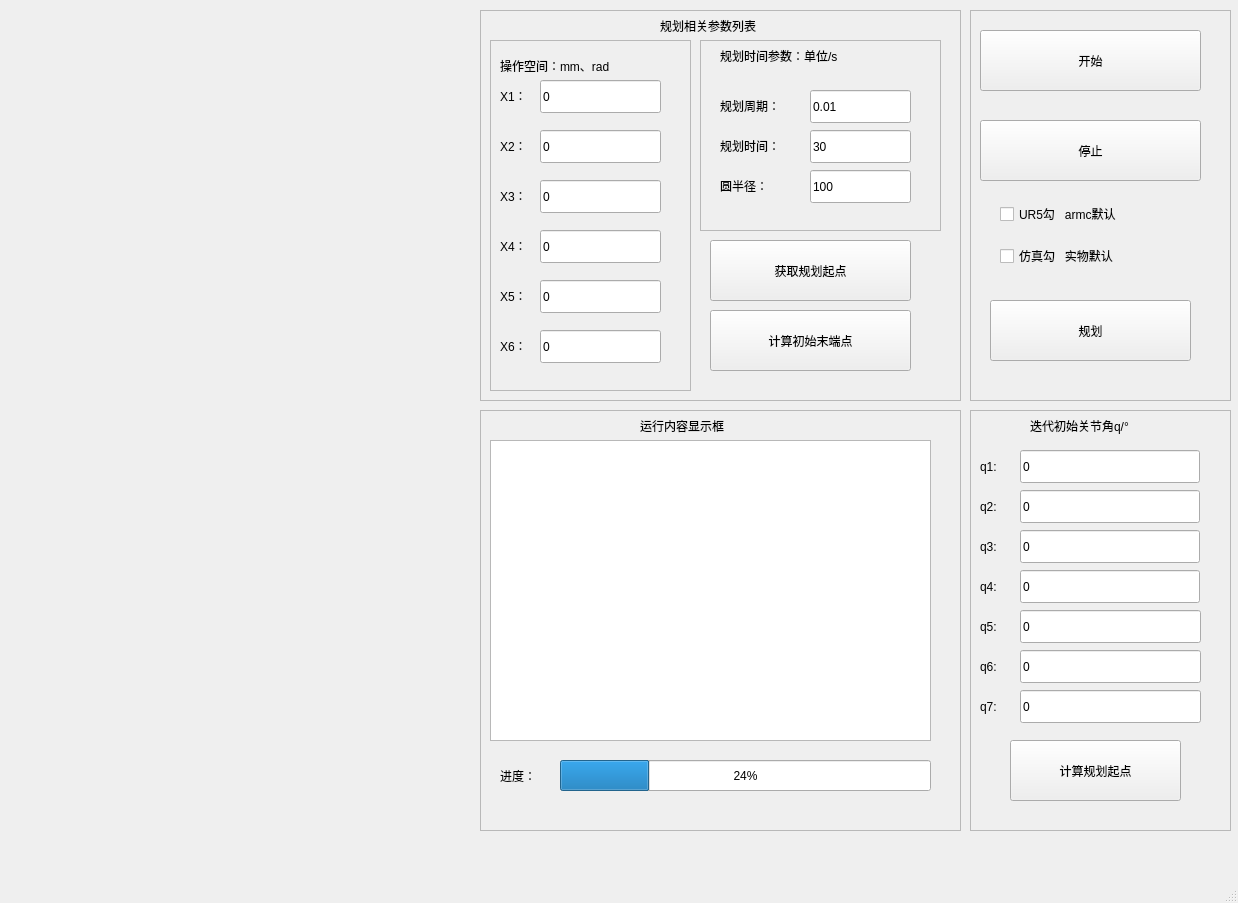
<?xml version="1.0" encoding="UTF-8"?>
<ui version="4.0">
 <class>MainWindow</class>
 <widget class="QMainWindow" name="MainWindow">
  <property name="geometry">
   <rect>
    <x>0</x>
    <y>0</y>
    <width>1238</width>
    <height>903</height>
   </rect>
  </property>
  <property name="windowTitle">
   <string>MainWindow</string>
  </property>
  <property name="iconSize">
   <size>
    <width>16</width>
    <height>16</height>
   </size>
  </property>
  <property name="animated">
   <bool>false</bool>
  </property>
  <widget class="QWidget" name="centralwidget">
   <widget class="QWidget" name="horizontalLayoutWidget">
    <property name="geometry">
     <rect>
      <x>10</x>
      <y>10</y>
      <width>451</width>
      <height>391</height>
     </rect>
    </property>
    <layout class="QHBoxLayout" name="horizontalLayout_1"/>
   </widget>
   <widget class="QWidget" name="horizontalLayoutWidget_2">
    <property name="geometry">
     <rect>
      <x>10</x>
      <y>410</y>
      <width>451</width>
      <height>421</height>
     </rect>
    </property>
    <layout class="QHBoxLayout" name="horizontalLayout_2"/>
   </widget>
   <widget class="QWidget" name="horizontalLayoutWidget_5">
    <property name="geometry">
     <rect>
      <x>480</x>
      <y>410</y>
      <width>481</width>
      <height>421</height>
     </rect>
    </property>
    <layout class="QHBoxLayout" name="horizontalLayout_5">
     <item>
      <widget class="QFrame" name="frame">
       <property name="frameShape">
        <enum>QFrame::StyledPanel</enum>
       </property>
       <property name="frameShadow">
        <enum>QFrame::Raised</enum>
       </property>
       <widget class="QTextEdit" name="textEdit">
        <property name="geometry">
         <rect>
          <x>10</x>
          <y>30</y>
          <width>441</width>
          <height>301</height>
         </rect>
        </property>
       </widget>
       <widget class="QLabel" name="label">
        <property name="geometry">
         <rect>
          <x>160</x>
          <y>0</y>
          <width>131</width>
          <height>31</height>
         </rect>
        </property>
        <property name="text">
         <string>运行内容显示框</string>
        </property>
       </widget>
       <widget class="QLabel" name="label_22">
        <property name="geometry">
         <rect>
          <x>20</x>
          <y>350</y>
          <width>51</width>
          <height>31</height>
         </rect>
        </property>
        <property name="text">
         <string>进度：</string>
        </property>
       </widget>
       <widget class="QProgressBar" name="progressBar">
        <property name="geometry">
         <rect>
          <x>80</x>
          <y>350</y>
          <width>371</width>
          <height>31</height>
         </rect>
        </property>
        <property name="value">
         <number>24</number>
        </property>
       </widget>
      </widget>
     </item>
    </layout>
   </widget>
   <widget class="QWidget" name="horizontalLayoutWidget_6">
    <property name="geometry">
     <rect>
      <x>480</x>
      <y>10</y>
      <width>481</width>
      <height>391</height>
     </rect>
    </property>
    <layout class="QHBoxLayout" name="horizontalLayout_6">
     <item>
      <widget class="QFrame" name="frame_4">
       <property name="frameShape">
        <enum>QFrame::StyledPanel</enum>
       </property>
       <property name="frameShadow">
        <enum>QFrame::Raised</enum>
       </property>
       <widget class="QWidget" name="verticalLayoutWidget_3">
        <property name="geometry">
         <rect>
          <x>220</x>
          <y>30</y>
          <width>241</width>
          <height>191</height>
         </rect>
        </property>
        <layout class="QVBoxLayout" name="verticalLayout_3">
         <item>
          <widget class="QFrame" name="frame_3">
           <property name="frameShape">
            <enum>QFrame::StyledPanel</enum>
           </property>
           <property name="frameShadow">
            <enum>QFrame::Raised</enum>
           </property>
           <widget class="QLabel" name="label_13">
            <property name="geometry">
             <rect>
              <x>20</x>
              <y>0</y>
              <width>181</width>
              <height>31</height>
             </rect>
            </property>
            <property name="text">
             <string>规划时间参数：单位/s</string>
            </property>
           </widget>
           <widget class="QLabel" name="label_14">
            <property name="geometry">
             <rect>
              <x>20</x>
              <y>90</y>
              <width>91</width>
              <height>31</height>
             </rect>
            </property>
            <property name="text">
             <string>规划时间：</string>
            </property>
           </widget>
           <widget class="QLineEdit" name="lineEdit_t">
            <property name="geometry">
             <rect>
              <x>110</x>
              <y>90</y>
              <width>101</width>
              <height>33</height>
             </rect>
            </property>
            <property name="text">
             <string>30</string>
            </property>
           </widget>
           <widget class="QLineEdit" name="lineEdit_T">
            <property name="geometry">
             <rect>
              <x>110</x>
              <y>50</y>
              <width>101</width>
              <height>33</height>
             </rect>
            </property>
            <property name="text">
             <string>0.01</string>
            </property>
           </widget>
           <widget class="QLabel" name="label_12">
            <property name="geometry">
             <rect>
              <x>20</x>
              <y>50</y>
              <width>91</width>
              <height>31</height>
             </rect>
            </property>
            <property name="text">
             <string>规划周期：</string>
            </property>
           </widget>
           <widget class="QLabel" name="label_15">
            <property name="geometry">
             <rect>
              <x>20</x>
              <y>130</y>
              <width>91</width>
              <height>31</height>
             </rect>
            </property>
            <property name="text">
             <string>圆半径：</string>
            </property>
           </widget>
           <widget class="QLineEdit" name="lineEdit_r">
            <property name="geometry">
             <rect>
              <x>110</x>
              <y>130</y>
              <width>101</width>
              <height>33</height>
             </rect>
            </property>
            <property name="text">
             <string>100</string>
            </property>
           </widget>
          </widget>
         </item>
        </layout>
       </widget>
       <widget class="QLabel" name="label_11">
        <property name="geometry">
         <rect>
          <x>180</x>
          <y>0</y>
          <width>151</width>
          <height>31</height>
         </rect>
        </property>
        <property name="text">
         <string>规划相关参数列表</string>
        </property>
       </widget>
       <widget class="QWidget" name="verticalLayoutWidget_4">
        <property name="geometry">
         <rect>
          <x>10</x>
          <y>30</y>
          <width>201</width>
          <height>351</height>
         </rect>
        </property>
        <layout class="QVBoxLayout" name="verticalLayout_5">
         <item>
          <widget class="QFrame" name="frame_2">
           <property name="frameShape">
            <enum>QFrame::StyledPanel</enum>
           </property>
           <property name="frameShadow">
            <enum>QFrame::Raised</enum>
           </property>
           <widget class="QLineEdit" name="lineEdit_x1">
            <property name="geometry">
             <rect>
              <x>50</x>
              <y>40</y>
              <width>121</width>
              <height>33</height>
             </rect>
            </property>
            <property name="text">
             <string>0</string>
            </property>
           </widget>
           <widget class="QLabel" name="label_16">
            <property name="geometry">
             <rect>
              <x>10</x>
              <y>40</y>
              <width>31</width>
              <height>31</height>
             </rect>
            </property>
            <property name="text">
             <string>X1：</string>
            </property>
           </widget>
           <widget class="QLabel" name="label_17">
            <property name="geometry">
             <rect>
              <x>10</x>
              <y>10</y>
              <width>171</width>
              <height>31</height>
             </rect>
            </property>
            <property name="text">
             <string>操作空间：mm、rad</string>
            </property>
           </widget>
           <widget class="QLabel" name="label_18">
            <property name="geometry">
             <rect>
              <x>10</x>
              <y>90</y>
              <width>31</width>
              <height>31</height>
             </rect>
            </property>
            <property name="text">
             <string>X2：</string>
            </property>
           </widget>
           <widget class="QLineEdit" name="lineEdit_x2">
            <property name="geometry">
             <rect>
              <x>50</x>
              <y>90</y>
              <width>121</width>
              <height>33</height>
             </rect>
            </property>
            <property name="text">
             <string>0</string>
            </property>
           </widget>
           <widget class="QLabel" name="label_19">
            <property name="geometry">
             <rect>
              <x>10</x>
              <y>140</y>
              <width>31</width>
              <height>31</height>
             </rect>
            </property>
            <property name="text">
             <string>X3：</string>
            </property>
           </widget>
           <widget class="QLineEdit" name="lineEdit_x3">
            <property name="geometry">
             <rect>
              <x>50</x>
              <y>140</y>
              <width>121</width>
              <height>33</height>
             </rect>
            </property>
            <property name="text">
             <string>0</string>
            </property>
           </widget>
           <widget class="QLabel" name="label_20">
            <property name="geometry">
             <rect>
              <x>10</x>
              <y>240</y>
              <width>31</width>
              <height>31</height>
             </rect>
            </property>
            <property name="text">
             <string>X5：</string>
            </property>
           </widget>
           <widget class="QLineEdit" name="lineEdit_x5">
            <property name="geometry">
             <rect>
              <x>50</x>
              <y>240</y>
              <width>121</width>
              <height>33</height>
             </rect>
            </property>
            <property name="text">
             <string>0</string>
            </property>
           </widget>
           <widget class="QLabel" name="label_21">
            <property name="geometry">
             <rect>
              <x>10</x>
              <y>290</y>
              <width>31</width>
              <height>31</height>
             </rect>
            </property>
            <property name="text">
             <string>X6：</string>
            </property>
           </widget>
           <widget class="QLineEdit" name="lineEdit_x6">
            <property name="geometry">
             <rect>
              <x>50</x>
              <y>290</y>
              <width>121</width>
              <height>33</height>
             </rect>
            </property>
            <property name="text">
             <string>0</string>
            </property>
           </widget>
           <widget class="QLineEdit" name="lineEdit_x4">
            <property name="geometry">
             <rect>
              <x>50</x>
              <y>190</y>
              <width>121</width>
              <height>33</height>
             </rect>
            </property>
            <property name="text">
             <string>0</string>
            </property>
           </widget>
           <widget class="QLabel" name="label_28">
            <property name="geometry">
             <rect>
              <x>10</x>
              <y>190</y>
              <width>31</width>
              <height>31</height>
             </rect>
            </property>
            <property name="text">
             <string>X4：</string>
            </property>
           </widget>
          </widget>
         </item>
        </layout>
       </widget>
       <widget class="QPushButton" name="button_begin_point">
        <property name="geometry">
         <rect>
          <x>230</x>
          <y>230</y>
          <width>201</width>
          <height>61</height>
         </rect>
        </property>
        <property name="text">
         <string>获取规划起点</string>
        </property>
        <property name="autoDefault">
         <bool>true</bool>
        </property>
       </widget>
       <widget class="QPushButton" name="button_begin_end_point">
        <property name="geometry">
         <rect>
          <x>230</x>
          <y>300</y>
          <width>201</width>
          <height>61</height>
         </rect>
        </property>
        <property name="text">
         <string>计算初始末端点</string>
        </property>
        <property name="autoDefault">
         <bool>true</bool>
        </property>
       </widget>
      </widget>
     </item>
    </layout>
   </widget>
   <widget class="QWidget" name="verticalLayoutWidget">
    <property name="geometry">
     <rect>
      <x>970</x>
      <y>410</y>
      <width>261</width>
      <height>421</height>
     </rect>
    </property>
    <layout class="QVBoxLayout" name="verticalLayout">
     <item>
      <widget class="QFrame" name="frame_6">
       <property name="frameShape">
        <enum>QFrame::StyledPanel</enum>
       </property>
       <property name="frameShadow">
        <enum>QFrame::Raised</enum>
       </property>
       <widget class="QLabel" name="label_4">
        <property name="geometry">
         <rect>
          <x>10</x>
          <y>160</y>
          <width>31</width>
          <height>33</height>
         </rect>
        </property>
        <property name="text">
         <string>q4:</string>
        </property>
       </widget>
       <widget class="QLineEdit" name="lineEdit_q5">
        <property name="geometry">
         <rect>
          <x>50</x>
          <y>200</y>
          <width>181</width>
          <height>33</height>
         </rect>
        </property>
        <property name="text">
         <string>0</string>
        </property>
       </widget>
       <widget class="QLabel" name="label_5">
        <property name="geometry">
         <rect>
          <x>10</x>
          <y>240</y>
          <width>31</width>
          <height>33</height>
         </rect>
        </property>
        <property name="text">
         <string>q6:</string>
        </property>
       </widget>
       <widget class="QLineEdit" name="lineEdit_q6">
        <property name="geometry">
         <rect>
          <x>50</x>
          <y>240</y>
          <width>181</width>
          <height>33</height>
         </rect>
        </property>
        <property name="text">
         <string>0</string>
        </property>
       </widget>
       <widget class="QLabel" name="label_6">
        <property name="geometry">
         <rect>
          <x>10</x>
          <y>280</y>
          <width>31</width>
          <height>33</height>
         </rect>
        </property>
        <property name="text">
         <string>q7:</string>
        </property>
       </widget>
       <widget class="QLineEdit" name="lineEdit_q7">
        <property name="geometry">
         <rect>
          <x>50</x>
          <y>280</y>
          <width>181</width>
          <height>33</height>
         </rect>
        </property>
        <property name="text">
         <string>0</string>
        </property>
       </widget>
       <widget class="QLineEdit" name="lineEdit_q4">
        <property name="geometry">
         <rect>
          <x>50</x>
          <y>160</y>
          <width>180</width>
          <height>33</height>
         </rect>
        </property>
        <property name="text">
         <string>0</string>
        </property>
       </widget>
       <widget class="QLabel" name="label_7">
        <property name="geometry">
         <rect>
          <x>10</x>
          <y>200</y>
          <width>31</width>
          <height>33</height>
         </rect>
        </property>
        <property name="text">
         <string>q5:</string>
        </property>
       </widget>
       <widget class="QLabel" name="label_3">
        <property name="geometry">
         <rect>
          <x>60</x>
          <y>0</y>
          <width>161</width>
          <height>31</height>
         </rect>
        </property>
        <property name="text">
         <string>迭代初始关节角q/°</string>
        </property>
       </widget>
       <widget class="QLabel" name="label_8">
        <property name="geometry">
         <rect>
          <x>10</x>
          <y>120</y>
          <width>31</width>
          <height>33</height>
         </rect>
        </property>
        <property name="text">
         <string>q3:</string>
        </property>
       </widget>
       <widget class="QLineEdit" name="lineEdit_q3">
        <property name="geometry">
         <rect>
          <x>50</x>
          <y>120</y>
          <width>180</width>
          <height>33</height>
         </rect>
        </property>
        <property name="text">
         <string>0</string>
        </property>
       </widget>
       <widget class="QLabel" name="label_9">
        <property name="geometry">
         <rect>
          <x>10</x>
          <y>80</y>
          <width>31</width>
          <height>33</height>
         </rect>
        </property>
        <property name="text">
         <string>q2:</string>
        </property>
       </widget>
       <widget class="QLineEdit" name="lineEdit_q2">
        <property name="geometry">
         <rect>
          <x>50</x>
          <y>80</y>
          <width>180</width>
          <height>33</height>
         </rect>
        </property>
        <property name="text">
         <string>0</string>
        </property>
       </widget>
       <widget class="QLabel" name="label_10">
        <property name="geometry">
         <rect>
          <x>10</x>
          <y>40</y>
          <width>31</width>
          <height>33</height>
         </rect>
        </property>
        <property name="text">
         <string>q1:</string>
        </property>
       </widget>
       <widget class="QLineEdit" name="lineEdit_q1">
        <property name="geometry">
         <rect>
          <x>50</x>
          <y>40</y>
          <width>180</width>
          <height>33</height>
         </rect>
        </property>
        <property name="text">
         <string>0</string>
        </property>
       </widget>
       <widget class="QPushButton" name="button_plan_2">
        <property name="geometry">
         <rect>
          <x>40</x>
          <y>330</y>
          <width>171</width>
          <height>61</height>
         </rect>
        </property>
        <property name="text">
         <string>计算规划起点</string>
        </property>
        <property name="autoDefault">
         <bool>true</bool>
        </property>
       </widget>
       <zorder>lineEdit_q4</zorder>
       <zorder>label_4</zorder>
       <zorder>lineEdit_q5</zorder>
       <zorder>label_7</zorder>
       <zorder>label_5</zorder>
       <zorder>lineEdit_q6</zorder>
       <zorder>label_6</zorder>
       <zorder>lineEdit_q7</zorder>
       <zorder>label_3</zorder>
       <zorder>label_8</zorder>
       <zorder>lineEdit_q3</zorder>
       <zorder>label_9</zorder>
       <zorder>lineEdit_q2</zorder>
       <zorder>label_10</zorder>
       <zorder>lineEdit_q1</zorder>
       <zorder>button_plan_2</zorder>
      </widget>
     </item>
    </layout>
   </widget>
   <widget class="QWidget" name="verticalLayoutWidget_2">
    <property name="geometry">
     <rect>
      <x>970</x>
      <y>10</y>
      <width>261</width>
      <height>391</height>
     </rect>
    </property>
    <layout class="QVBoxLayout" name="verticalLayout_2">
     <item>
      <widget class="QFrame" name="frame_5">
       <property name="frameShape">
        <enum>QFrame::StyledPanel</enum>
       </property>
       <property name="frameShadow">
        <enum>QFrame::Raised</enum>
       </property>
       <widget class="QPushButton" name="button_begin">
        <property name="geometry">
         <rect>
          <x>10</x>
          <y>20</y>
          <width>221</width>
          <height>61</height>
         </rect>
        </property>
        <property name="text">
         <string>开始</string>
        </property>
        <property name="iconSize">
         <size>
          <width>16</width>
          <height>16</height>
         </size>
        </property>
        <property name="autoRepeat">
         <bool>false</bool>
        </property>
        <property name="autoExclusive">
         <bool>false</bool>
        </property>
        <property name="autoRepeatDelay">
         <number>400</number>
        </property>
        <property name="autoRepeatInterval">
         <number>200</number>
        </property>
        <property name="autoDefault">
         <bool>true</bool>
        </property>
        <property name="flat">
         <bool>false</bool>
        </property>
       </widget>
       <widget class="QPushButton" name="button_end">
        <property name="geometry">
         <rect>
          <x>10</x>
          <y>110</y>
          <width>221</width>
          <height>61</height>
         </rect>
        </property>
        <property name="text">
         <string>停止</string>
        </property>
        <property name="autoDefault">
         <bool>true</bool>
        </property>
       </widget>
       <widget class="QWidget" name="layoutWidget_2">
        <property name="geometry">
         <rect>
          <x>30</x>
          <y>180</y>
          <width>191</width>
          <height>91</height>
         </rect>
        </property>
        <layout class="QVBoxLayout" name="verticalLayout_4">
         <item>
          <widget class="QCheckBox" name="checkBox_UR5">
           <property name="text">
            <string>UR5勾   armc默认</string>
           </property>
          </widget>
         </item>
         <item>
          <widget class="QCheckBox" name="checkBox_gazebo">
           <property name="text">
            <string>仿真勾   实物默认</string>
           </property>
          </widget>
         </item>
        </layout>
       </widget>
       <widget class="QPushButton" name="button_plan">
        <property name="geometry">
         <rect>
          <x>20</x>
          <y>290</y>
          <width>201</width>
          <height>61</height>
         </rect>
        </property>
        <property name="text">
         <string>规划</string>
        </property>
        <property name="autoDefault">
         <bool>true</bool>
        </property>
       </widget>
      </widget>
     </item>
    </layout>
   </widget>
  </widget>
  <widget class="QMenuBar" name="menubar">
   <property name="geometry">
    <rect>
     <x>0</x>
     <y>0</y>
     <width>1238</width>
     <height>35</height>
    </rect>
   </property>
   <property name="defaultUp">
    <bool>false</bool>
   </property>
  </widget>
  <widget class="QStatusBar" name="statusbar"/>
 </widget>
 <resources/>
 <connections/>
</ui>
